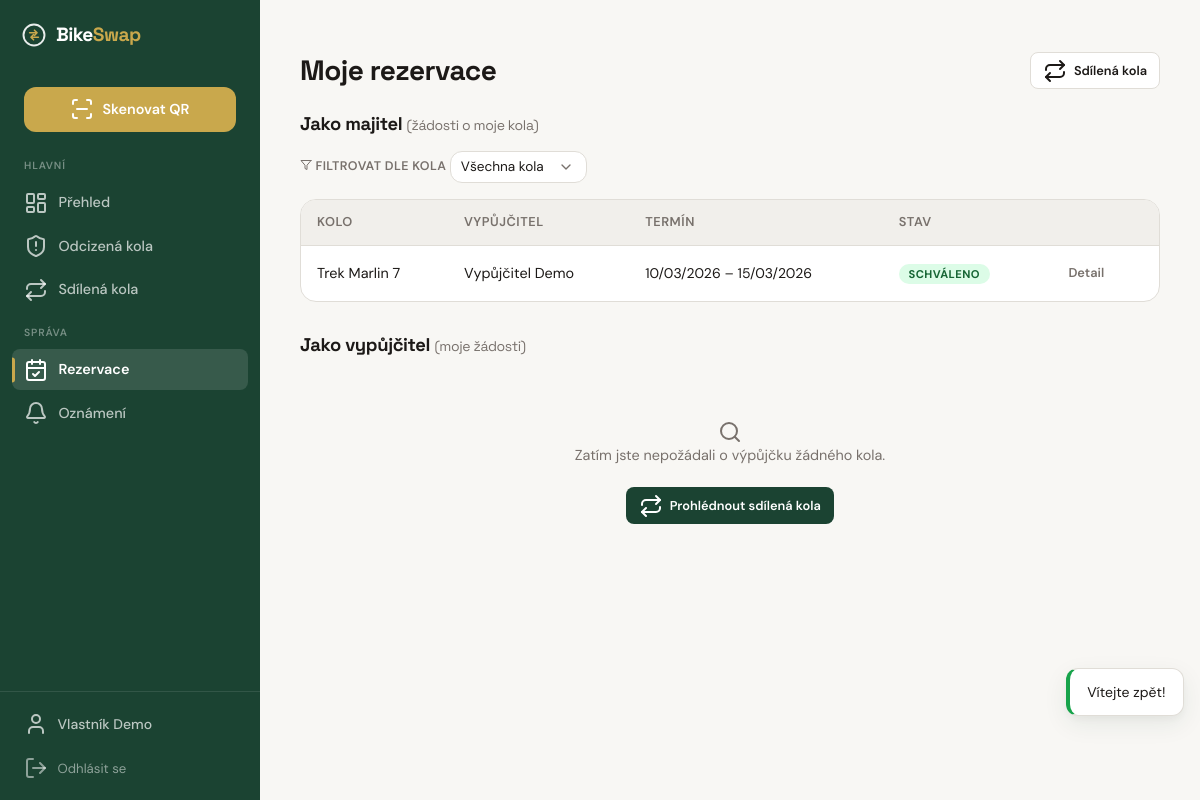
The app's page /reservations (signed in) with its own data.
### tables this page shows
CREATE TABLE IF NOT EXISTS `users` (
    `id`                 INT UNSIGNED    NOT NULL AUTO_INCREMENT,
    `email`              VARCHAR(255)    NOT NULL,
    `password_hash`      VARCHAR(255)    NOT NULL,
    `role`               ENUM('user', 'police', 'admin') NOT NULL DEFAULT 'user',
    `first_name`         VARCHAR(50)     NOT NULL,
    `surname`            VARCHAR(50)     NOT NULL DEFAULT '',
    `phone`              VARCHAR(20)     NULL DEFAULT NULL,
    `address`            VARCHAR(255)    NULL DEFAULT NULL,
    `is_verified`        TINYINT(1)      NOT NULL DEFAULT 0,
    `verification_token` VARCHAR(64)     NULL DEFAULT NULL,
    `password_reset_token`   VARCHAR(64) NULL DEFAULT NULL,
    `password_reset_expires` DATETIME    NULL DEFAULT NULL,
    `totp_secret`        VARCHAR(255)    NULL DEFAULT NULL,
    `totp_enabled`       TINYINT(1)      NOT NULL DEFAULT 0,
    `karma_score`        INT             NOT NULL DEFAULT 0,
    `is_banned`          TINYINT(1)      NOT NULL DEFAULT 0,
    `created_at`         DATETIME        NOT NULL DEFAULT CURRENT_TIMESTAMP,
    `updated_at`         DATETIME        NOT NULL DEFAULT CURRENT_TIMESTAMP ON UPDATE CURRENT_TIMESTAMP,
    `last_login_at`      DATETIME        NULL DEFAULT NULL,

    PRIMARY KEY (`id`),
    UNIQUE KEY `uq_users_email` (`email`),
    KEY `idx_users_role` (`role`)
);

CREATE TABLE IF NOT EXISTS `reservations` (
    `id`                 INT UNSIGNED    NOT NULL AUTO_INCREMENT,
    `bike_id`            INT UNSIGNED    NOT NULL,
    `borrower_id`        INT UNSIGNED    NOT NULL,
    `owner_id`           INT UNSIGNED    NOT NULL,
    `conversation_token` VARCHAR(64)     NOT NULL,
    `date_from`          DATE            NOT NULL,
    `date_to`            DATE            NOT NULL,
    `message`            TEXT            NULL DEFAULT NULL,
    `status`             ENUM('pending','approved','rejected','active','completed','cancelled','not_returned','disputed') NOT NULL DEFAULT 'pending',
    `not_returned_reason`  TEXT          NULL DEFAULT NULL,
    `dispute_reason`       TEXT          NULL DEFAULT NULL,
    `admin_resolution`     ENUM('borrower_guilty','owner_guilty') NULL DEFAULT NULL,
    `admin_resolved_by`    INT UNSIGNED  NULL DEFAULT NULL,
    `admin_resolved_at`    DATETIME      NULL DEFAULT NULL,
    `created_at`         DATETIME        NOT NULL DEFAULT CURRENT_TIMESTAMP,
    `updated_at`         DATETIME        NOT NULL DEFAULT CURRENT_TIMESTAMP ON UPDATE CURRENT_TIMESTAMP,

    PRIMARY KEY (`id`),
    UNIQUE KEY `uq_reservations_token` (`conversation_token`),
    KEY `idx_reservations_bike_dates` (`bike_id`, `date_from`, `date_to`, `status`),
    KEY `idx_reservations_borrower` (`borrower_id`, `status`),
    KEY `idx_reservations_owner` (`owner_id`, `status`),
    CONSTRAINT `fk_reservations_bike` FOREIGN KEY (`bike_id`) REFERENCES `bikes` (`id`) ON DELETE CASCADE,
    CONSTRAINT `fk_reservations_borrower` FOREIGN KEY (`borrower_id`) REFERENCES `users` (`id`) ON DELETE CASCADE,
    CONSTRAINT `fk_reservations_owner` FOREIGN KEY (`owner_id`) REFERENCES `users` (`id`) ON DELETE CASCADE,
    CONSTRAINT `fk_reservations_admin` FOREIGN KEY (`admin_resolved_by`) REFERENCES `users` (`id`) ON DELETE SET NULL
);

CREATE TABLE IF NOT EXISTS `bikes` (
    `id`                   INT UNSIGNED    NOT NULL AUTO_INCREMENT,
    `owner_id`             INT UNSIGNED    NOT NULL,
    `qr_hash`              VARCHAR(64)     NOT NULL,
    `brand`                VARCHAR(100)    NOT NULL,
    `model`                VARCHAR(100)    NULL DEFAULT NULL,
    `color`                VARCHAR(50)     NOT NULL,
    `frame_number`         VARCHAR(100)    NULL DEFAULT NULL,
    `year_of_manufacture`  SMALLINT UNSIGNED NULL DEFAULT NULL,
    `description`          TEXT            NULL DEFAULT NULL,
    `status`               ENUM('active', 'stolen', 'found', 'recovered') NOT NULL DEFAULT 'active',
    `is_shared`            TINYINT(1)      NOT NULL DEFAULT 0,
    `auto_accept`          TINYINT(1)      NOT NULL DEFAULT 0,
    `availability_days`    VARCHAR(20)     DEFAULT NULL,
    `created_at`           DATETIME        NOT NULL DEFAULT CURRENT_TIMESTAMP,
    `updated_at`           DATETIME        NOT NULL DEFAULT CURRENT_TIMESTAMP ON UPDATE CURRENT_TIMESTAMP,

    PRIMARY KEY (`id`),
    UNIQUE KEY `uq_bikes_qr_hash` (`qr_hash`),
    KEY `idx_bikes_owner` (`owner_id`),
    KEY `idx_bikes_status` (`status`),
    KEY `idx_bikes_shared` (`is_shared`),
    CONSTRAINT `fk_bikes_owner` FOREIGN KEY (`owner_id`) REFERENCES `users` (`id`) ON DELETE CASCADE
);

### templates/reservation/my-reservations.php (the view, shortened to what the rows shown need)
<div class="page-header">
  <h1>Moje rezervace</h1>
</div>
<section class="mb-xl">
  <h2 class="section-title">Jako majitel <span class="text-muted text-sm" style="font-weight:400">(žádosti o moje kola)</span></h2>
  <?php if (empty($asOwner)): ?>
    <div class="empty-state">
      <i data-lucide="inbox"></i>
      <p>Zatím žádné žádosti o vaše kola.</p>
    </div>
  <?php else: ?>
    <div class="table-wrapper">
      <table>
        <thead>
          <tr>
            <th>Kolo</th>
            <th>Vypůjčitel</th>
            <th>Termín</th>
            <th>Stav</th>
            <th></th>
          </tr>
        </thead>
        <tbody>
          <?php foreach ($asOwner as $r): ?>
            <tr>
              <td>
                <?php if ($r->getBike()): ?>
                  <?= e($r->getBike()->getFullName()) ?>
                <?php else: ?>
                  Kolo #<?= $r->getBikeId() ?>
                <?php endif; ?>
              </td>
              <td>
                <?php if ($r->getBorrower()): ?>
                  <?= e($r->getBorrower()->getName()) ?>
                <?php endif; ?>
              </td>
              <td class="text-sm"><?= $r->getDateRangeText() ?></td>
              <td>
                <span class="status-badge <?= $r->getStatusClass() ?>">
                  <?= e($r->getStatusLabel()) ?>
                </span>
              </td>
              <td>
                <a href="/reservation/<?= $r->getId() ?>" class="btn btn-sm btn-ghost">Detail</a>
              </td>
            </tr>
          <?php endforeach; ?>
        </tbody>
      </table>
    </div>
  <?php endif; ?>
</section>
<section>
  <h2 class="section-title">Jako vypůjčitel <span class="text-muted text-sm" style="font-weight:400">(moje žádosti)</span></h2>
</section>

### templates/layouts/app.php (shortened to what the rows shown need)
<!DOCTYPE html>
<html lang="cs">
<head>
  <link rel="stylesheet" href="/css/style.css">
</head>
<body class="layout-app">
<div class="app-shell">
  <aside class="sidebar">
    <div class="sidebar-footer">
      <?php if (isset($currentUser)): ?>
        <a href="/profile" class="sidebar-profile-link">
          <i data-lucide="user"></i> <?= e($currentUser->getName()) ?>
        </a>
      <?php endif; ?>
      <?php if (isset($session)): ?>
        <form method="POST" action="/logout" style="margin:0">
          <button type="submit" class="sidebar-logout-btn">
          </button>
        </form>
      <?php endif; ?>
    </div>
  </aside>
  <main class="page-content">
    <?= $content ?? '' ?>
  </main>
</div>
</body>
</html>

### records on screen
users: $currentUser->getName() "Vlastník Demo"
reservations: bike.model "Trek Marlin 7", borrower.surname "Vypůjčitel Demo", $r->getDateRangeText() "10/03/2026 – 15/03/2026", status "SCHVÁLENO"
